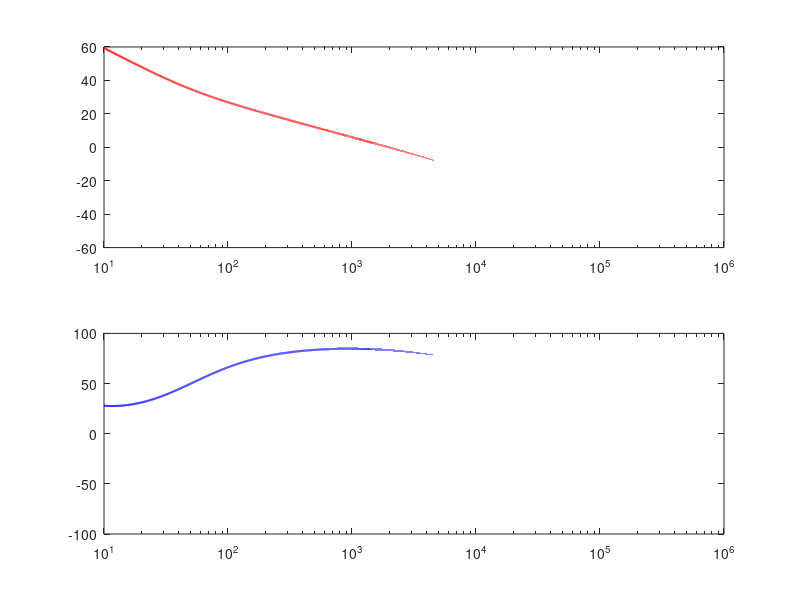

Write the MATLAB code that produced this figure.
u=1e-6;
n=1e-9;
p=1e-12;
k=1e3;

e = exp(1);

fsw=125*k %Switching frequency
Tsw = 1/fsw
wm=2*pi*fsw;
w=0;
nfs=1.0;
w=(2*pi*10:1:nfs*wm);
fr = w/(2*pi);
s=j*w;
z=e.^(-s*Tsw);

%% Flyback converter open loop gain
Nps = 54/8; %Transformer Primary-Secondary turns ratio
L=580*u; %Primary inductance
vin = 375; %Input voltage
vin_min = 85; %Minimum input voltage
vout = 13.25; %Output voltage
iout = 3; %Output current

%% Current sensing node
Rcs = 0.33; %Current sense resistor
R2 = 475;
R3 = 4.02*k;
R8 = 237*k*2;
R4 = 10*k;
R5 = 475;
R6 = 499*k;
C15 = 1*p;
Rg = 1/(1/R2 + 1/R3 + 1/R8);
Rf = R5;
Ry = Rg+Rf;
Rx = R6;
Cx = C15;
Rpll = Ry*R4/(Ry+R4)
Rpcs = 1/(1/(R5+R6*R4/(R6+R4)) + 1/R3 + 1/R8)
gipk = (1/Rcs)*(Rpcs+R2)/Rpcs


%% Power stage loading (output impedance)
ncout = 3;
cout = ncout*470*u; 
cload = 470*u;
lf = 0.5*u; %Filter inductor 
cesr = 0.012; %capacitor ESR
lesr = 0.01; %Filter inductor ESR

%% Error amplifier and compensation components
cp = 100*p; %HF roll-off parallel to r-c P-Z pair
cf = 22*n; %Low frequency pole
rf = 121*k; %Forms Zero with cs
ri = 33*k; %Input feed resistor 
ro = 1.1*k;  %Resistor in series with optocoupler LED
ctr = 0.75;  %Optocoupler CTR
fc_opto = 80*k; %Optocoupler cut-of frequency (pole frequency)

%% Error amplifier transfer function 
p0 = 1./(s.*ri*cp*ro);
p1 = (cp + cf)./(rf*cp*cf);
z0 = 1/(rf*cf);
p_opt = 1/(2*pi*fc_opto);
H_EA = -(p0).*(s + z0)./(s + p1); %Without "fast lane"
H_LED = 1/ro - H_EA;  %Add "fast lane" effect
H_comp = gipk*H_LED*ctr./(s*p_opt+1);

%Then the stupidity pole
g_stupid = Rg/(Rg+Rf)
H_stupid = g_stupid*Rpll*(s.*Rx*Cx + 1)./(s.*(Rpll+Rx)*Cx + 1);

%% Slope compensation required for <6dB valley current peaking 
mcmp=(3*vout*Nps-vin_min)/(4*L)

%% Computed system parameters
idg = iout/Nps;
vdg=vout*Nps;
vcg=vin-2;
D=vdg/(vcg+vdg)
Dp = 1-D;
mc=vcg/L;
md=vdg/L;

%% Control-to-valley small signal gain
alpha = (mc+md) / (mc + mcmp);
hz = alpha./(1- (1-alpha)*z);  %%Transfer function, iv/ic 

%% Valley-to-average small signal gain
Iv = idg*(vcg+vdg)/vcg - (Tsw/(2*L))*vcg*vdg/(vcg+vdg) %%Steady state valley current
hdg = Nps*(Iv/(mc+md)).*(mc/Iv-s); %% Small-signal valley-to-average current <-Turns ratio applied here

%% Output pulse shape (influences group delay)
gDG = 2/(Dp^2*Tsw^2*md + 2*Dp*Tsw*Iv);
HDG = gDG*(Iv+md*Dp*Tsw).*((1 - e.^(-s*Dp*Tsw))./s).*e.^(-s*D*Tsw) - gDG*md*((1 - (1+s*Dp*Tsw).*e.^(-s*Dp*Tsw))./(s.^2)).*e.^(-s*D*Tsw);

%% Output impedance network
rout = vout/idg
zlf = s*lf + lesr;
zcl = 1./(s*cload) + cesr;
zcout = 1./(s*cout) + cesr/ncout;
zl = zlf+zcl*rout./(rout+zcl);
zout = zl.*zcout./(zcout+zl);

%% Original design had feedback tapped from output filter
zload = zcl*rout./(rout+zcl);
H_out = zload./(zlf + zload);  % Left out of transfer function for improved design

%%
%% Plot final system 
%%
%% VOUT->[Error Amp]->[Stupid Comp]->[Valley Current]->[Average Current]->[Group Delay]->[Zout]
%%

subplot(2,1,1)
semilogx(fr,20*log10(abs(H_comp.*H_stupid.*hz.*hdg.*HDG.*zout)), 'r', 'linewidth', 1.5)
%semilogx(fr,20*log10(abs(H_out)), 'r', 'linewidth', 1.5)
%semilogx(fr,20*log10(abs(H_stupid)),"r", "linewidth", 1.5)
%semilogx(fr,20*log10(abs(H_comp)))
%semilogx(fr,20*log10(abs(hdg)))
%semilogx(fr,20*log10(abs(HDG)))
%semilogx(fr,20*log10(abs(zout)))
subplot(2,1,2)
phase = unwrap(angle(-H_stupid.*H_comp.*HDG.*hdg.*hz.*zout));
semilogx(fr,180*phase/pi, 'b', 'linewidth', 1.5)
%semilogx(w,180*(unwrap(angle(HDG)))/pi)
%subplot(3,1,3)

%phase = unwrap(angle(HDG));
lp=length(phase);
lp1 = lp-1;
p1 = phase(1:lp1);
p0 = phase(2:lp);
dp = p1 - p0;
wp = w(1:lp1);
%semilogx(wp/(2*pi),dp, 'g', 'linewidth', 1.5)

gd = 1e6*dp(392698)
fx = 1e6/gd
